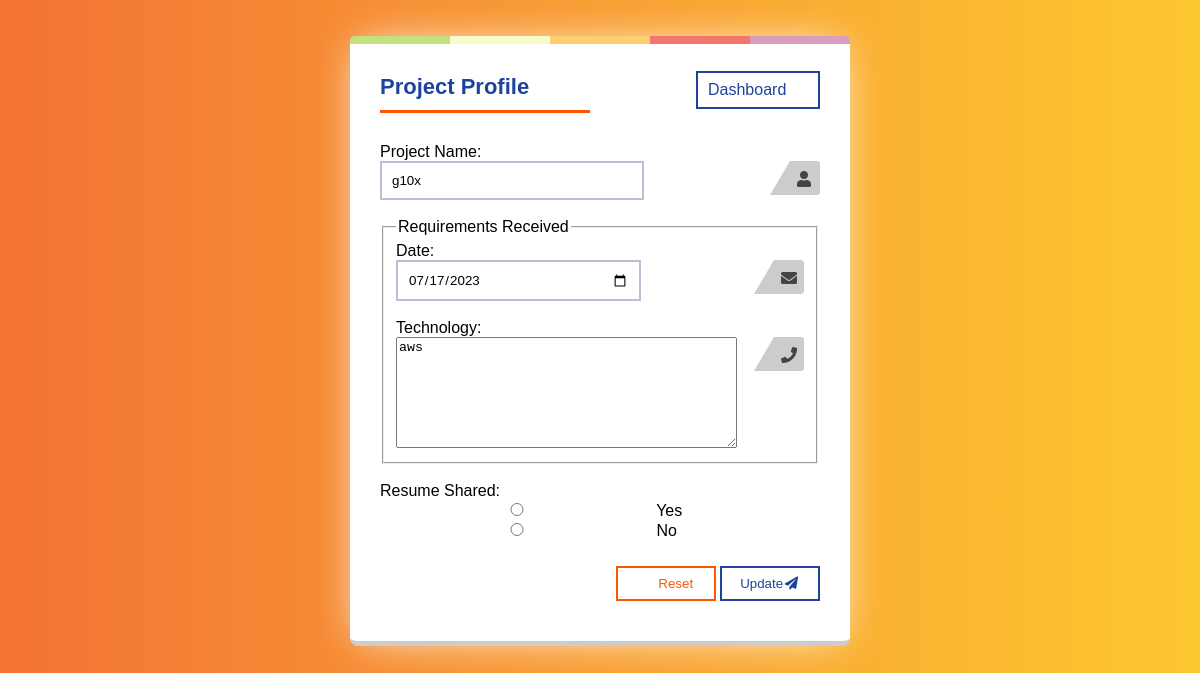
Page /edit_project/42/ on the committed database.
### app/models.py (models this page shows, shortened)
class Project(models.Model):
    project_name = models.CharField(max_length=256)
    date = models.DateField(default='',blank=True)
    technology = models.CharField(max_length=256, blank=True)
    resume_shared = models.BooleanField(default=False)
    edited_by = models.ForeignKey(BDE_User,on_delete=models.SET_NULL,null=True)

### app/views.py (the view, shortened to what this page needs)
# urls.py: path('edit_project/<int:project_id>/', views.edit_project, name='edit_project'),
def edit_project(request, project_id):
    project = get_object_or_404(models.Project, pk=project_id)
    context = {
        'project': project,
    }
    return render(request, 'edit_project.html', context)

### app/templates/edit_project.html (shortened to what this page needs)
<!DOCTYPE html>
{% load static %}
<html>
  <head>
    <link rel="stylesheet" href="{% static 'css/project.css' %}" />
    <link
      href="https://cdnjs.cloudflare.com/ajax/libs/font-awesome/5.15.3/css/all.min.css"
      rel="stylesheet"
    />
  </head>
  <body>
    <form
      class="form"
      method="POST"
      action="{% url 'edit_project' project.id %}"
    >
      <div class="form-header">
        <h2>Project Profile</h2>
        <a class="movebtn movebtnsu" style='text-decoration:none;' href="{% url 'dashboard'  %}">Dashboard</a>
      </div>      <div class="form-group">
        <label for="email">Project Name:</label>
        <br />
        <div class="relative">
          <input
            class="form-control"
            id="name"
            name="project_name"
            type="text"
            pattern="[a-zA-Z\s]+"
            required=""
            autofocus=""
            title="Username should only contain letters. e.g. Piyush Gupta"
            autocomplete=""
            placeholder="Type your Project name here..."
            value="{{ project.project_name }}"
          />
          <i class="fa fa-user"></i>
        </div>
        <br />
      </div>
      <fieldset>
        <legend>Requirements Received</legend>
        <div class="form-group">
          <label for="date">Date:</label>
          <div class="relative">
            <input
              class="form-control"
              type="date"
              name="date"
              pattern="\d{2}-\d{2}-\d{4}"
              required=""
              placeholder="mention date here..."
              value="{{ project.date|date:'Y-m-d' }}"
            />
            <i class="fa fa-envelope"></i>
          </div>
        </div>
        <br />
        <div class="form-group">
          <label for="technology">Technology:</label>
          <div class="relative">
            <textarea
              class="form-control"
              name="technology"
              rows="7"
              cols="40"
              required=""
              placeholder="Enter project technology..."
            >
{{ project.technology }}</textarea
            >
            <i class="fa fa-phone"></i>
          </div>
        </div>
      </fieldset>
      <br />
      <div class="form-group">
        <label for="resume_shared">Resume Shared:</label>
        <div class="radio-inline" style="flex-direction: column">
          <label class="radio-label">
            <input
              type="radio"
              name="resume_shared"
              value="yes"
              required=""
              {%
              if
              project.resume_shared
              %}checked{%
              endif
              %}
            />
            <span class="radio-text">Yes</span>
          </label>
          <label class="radio-label">
            <input
              type="radio"
              name="resume_shared"
              value="no"
              required=""
              {%
              if
              not
              project.resume_shared
              %}checked{%
              endif
              %}
            />
            <span class="radio-text">No</span>
          </label>
        </div>
      </div>
      <br />
      <div class="tright">
        <a href=""
          ><button class="movebtn movebtnre" type="reset">
             Reset
          </button></a
        >
        <button class="movebtn movebtnsu" type="submit">
          Update<i class="fa fa-fw fa-paper-plane"></i>
        </button>
      </div>
    </form>
  </body>
</html>

### app/templates/edit_project.html (style rules this page uses)
body { background: #fdc830; background: -webkit-linear-gradient(to right, #f37335, #fdc830); background: linear-gradient(to right, #f37335, #fdc830); }
.form-header { display: flex; align-items: center; justify-content: space-between; }

### rows in the picture
Project: project_name "g10x", date "07/17/2023", technology "aws"
